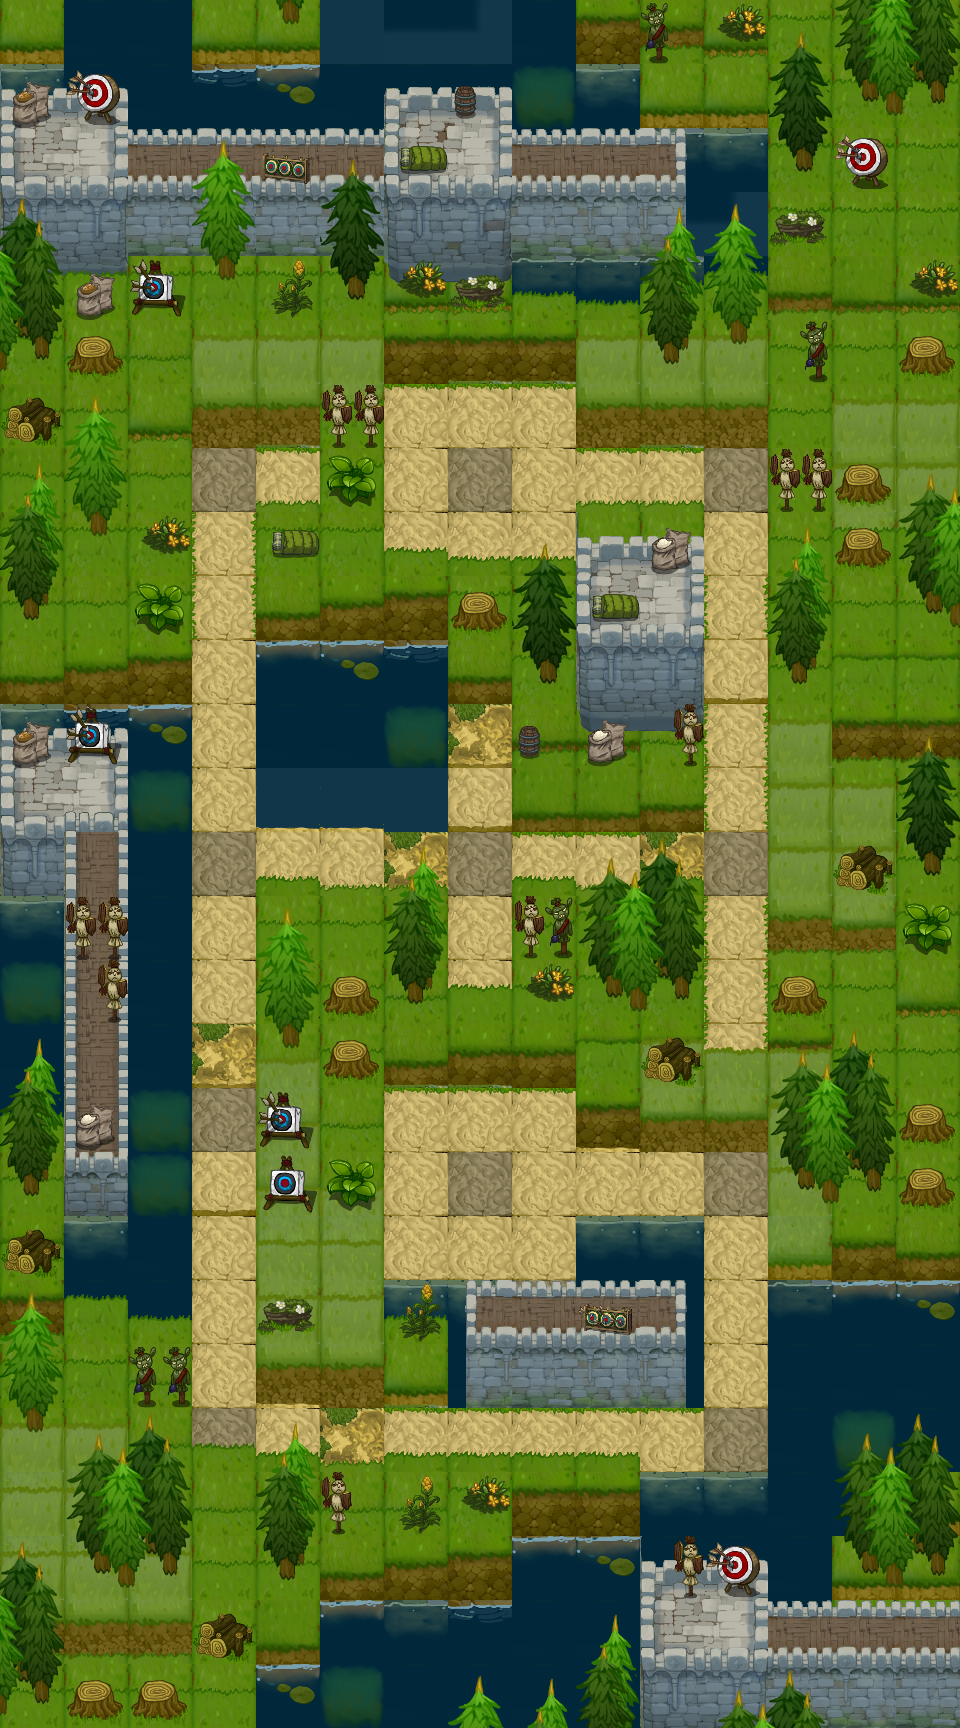

Rendered tile map (Tiled .tmx) drawn with the repository's tilesets; below, a short description and the map source with its tile grids summarised:
An orthogonal 15x27 tile map with 64x64 px tiles, 7 tile layers (background, background_top, block, block_top, ...), 4 tilesets and 3 objects (move_3, move_2, move_1).

<map version="1.2" tiledversion="1.2.2" orientation="orthogonal" renderorder="left-down" width="15" height="27" tilewidth="64" tileheight="64" infinite="0" nextlayerid="55" nextobjectid="206">
 <tileset firstgid="1" name="training_block_1" tilewidth="64" tileheight="64" tilecount="64" columns="8">
  <image source="img/training_block_1.png" width="512" height="512" />
 </tileset>
 <tileset firstgid="65" name="diamond" tilewidth="64" tileheight="64" tilecount="64" columns="8">
  <image source="img/diamond.png" width="512" height="512" />
 </tileset>
 <tileset firstgid="129" name="training_bg_1" tilewidth="64" tileheight="64" tilecount="64" columns="8">
  <image source="img/training_bg_1.png" width="512" height="512" />
 </tileset>
 <tileset firstgid="193" name="training_top_1" tilewidth="64" tileheight="64" tilecount="64" columns="8">
  <image source="img/training_top_1.png" width="512" height="512" />
 </tileset>
 <layer id="43" name="background" width="15" height="27">
  <data>[405 cells, 405 non-empty, 6 distinct tile ids]</data>
 </layer>
 <layer id="50" name="background_top" width="15" height="27">
  <data>[405 cells, 0 non-empty, 0 distinct tile ids]</data>
 </layer>
 <layer id="44" name="block" width="15" height="27">
  <data>[405 cells, 333 non-empty, 33 distinct tile ids]</data>
 </layer>
 <layer id="51" name="block_top" width="15" height="27">
  <data>[405 cells, 53 non-empty, 21 distinct tile ids]</data>
 </layer>
 <layer id="45" name="diamond" width="15" height="27">
  <data>[405 cells, 0 non-empty, 0 distinct tile ids]</data>
 </layer>
 <objectgroup color="#ffaaff" id="46" name="trigger" visible="0" />
 <objectgroup color="#ff0000" id="47" name="monster" visible="0" />
 <objectgroup color="#00ff00" id="48" name="player" visible="0">
  <object id="110" name="move_3" x="448" y="1152" width="64" height="64" />
  <object id="109" name="move_2" x="448" y="1152" width="64" height="64" />
  <object id="107" name="move_1" x="448" y="1152" width="64" height="64" />
 </objectgroup>
 <layer id="49" name="all_top_1" width="15" height="27">
  <data>[405 cells, 181 non-empty, 8 distinct tile ids]</data>
 </layer>
 <layer id="52" name="all_top_2" width="15" height="27">
  <data>[405 cells, 153 non-empty, 37 distinct tile ids]</data>
 </layer>
</map>
